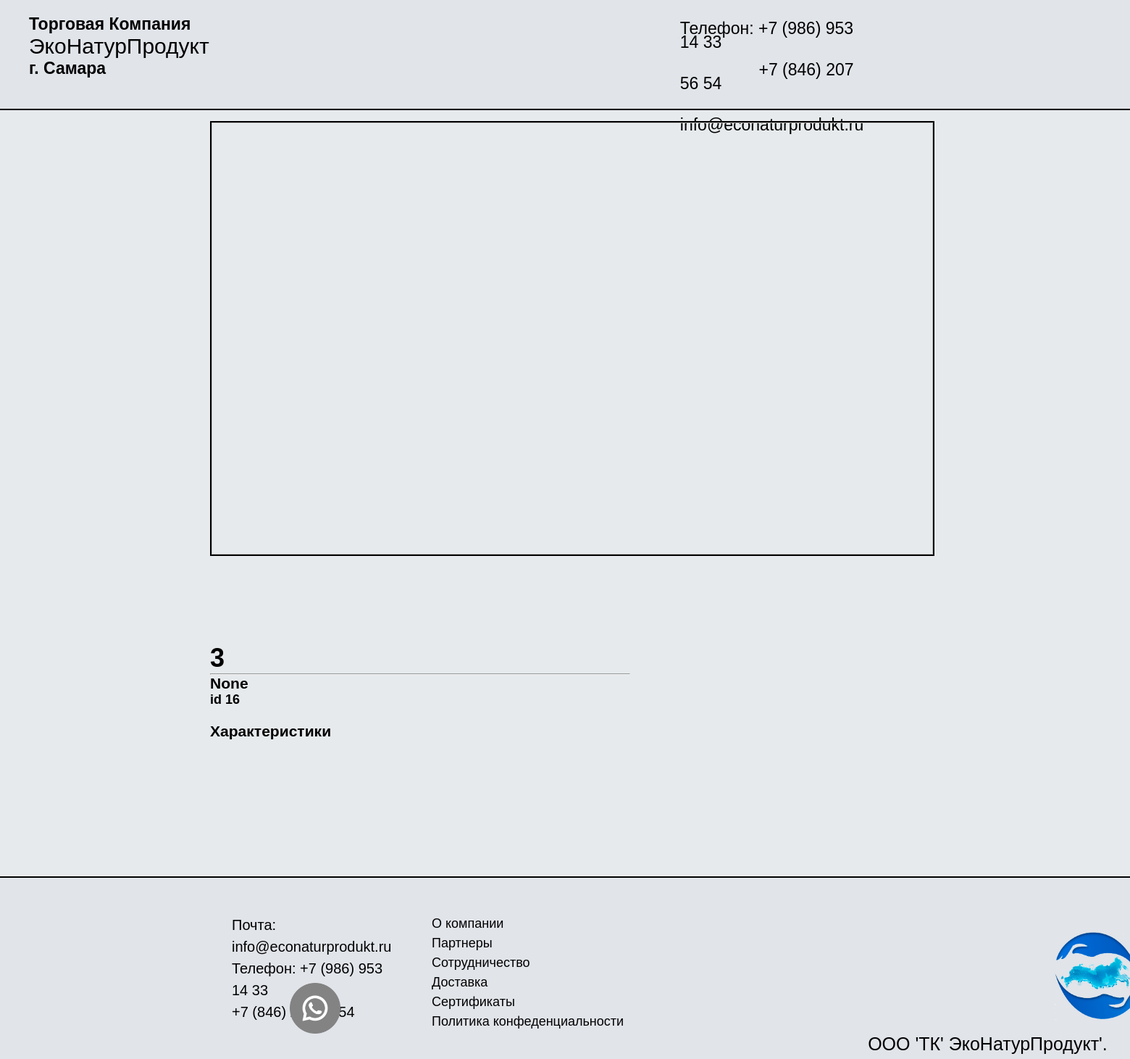
The app's page /product/16 with its own data.
### visit/models.py (models this page shows, shortened)
class Product(models.Model):
    name = models.CharField(max_length=150, verbose_name='Название')
    product_code = models.CharField(max_length=150, verbose_name='Код Товара 1', null=True, blank=True)
    weight = models.CharField(max_length=150, verbose_name='Вес продукции 1', null=True, blank=True)
    prise = models.CharField(max_length=150, verbose_name='Цена продукции 1', null=True, blank=True)
    product_code_2 = models.CharField(max_length=150, verbose_name='Код Товара 2', null=True, blank=True)
    weight_2 = models.CharField(max_length=150, verbose_name='Вес продукции 2', null=True, blank=True)
    prise_2 = models.CharField(max_length=150, verbose_name='Цена продукции 1', null=True, blank=True)
    product_code_3 = models.CharField(max_length=150, verbose_name='Код Товара 3', null=True, blank=True)
    weight_3 = models.CharField(max_length=150, verbose_name='Вес продукции 3', null=True, blank=True)
    prise_3 = models.CharField(max_length=150, verbose_name='Цена продукции 1', null=True, blank=True)
    product_code_4 = models.CharField(max_length=150, verbose_name='Код Товара 4', null=True, blank=True)
    weight_4 = models.CharField(max_length=150, verbose_name='Вес продукции 4', null=True, blank=True)
    prise_4 = models.CharField(max_length=150, verbose_name='Цена продукции 1', null=True, blank=True)
    product_code_5 = models.CharField(max_length=150, verbose_name='Код Товара 5', null=True, blank=True)
    weight_5 = models.CharField(max_length=150, verbose_name='Вес продукции 5', null=True, blank=True)
    prise_5 = models.CharField(max_length=150, verbose_name='Цена продукции 1', null=True, blank=True)
    product_code_6 = models.CharField(max_length=150, verbose_name='Код Товара 6', null=True, blank=True)
    weight_6 = models.CharField(max_length=150, verbose_name='Вес продукции 6', null=True, blank=True)
    prise_6 = models.CharField(max_length=150, verbose_name='Цена продукции 1', null=True, blank=True)
    product_sku = models.CharField(max_length=150, verbose_name='Артикул товара', null=True, blank=True)
    manufacturer = models.CharField(max_length=150, verbose_name='Производитель', null=True, blank=True)
    description = models.TextField(blank=True, verbose_name='Описание', null=True)
    image_1 = models.ImageField(blank = True, verbose_name='Главное фото продукта')
    image_2 = models.ImageField(blank = True, verbose_name='Фото продукта')
    image_3 = models.ImageField(blank = True, verbose_name='Фото продукта')
    image_4 = models.ImageField(blank = True, verbose_name='Фото продукта')
    image_5 = models.ImageField(blank = True, verbose_name='Фото продукта')
    image_6 = models.ImageField(blank = True, verbose_name='Фото продукта')
    country_of_origin = models.CharField(max_length=150, verbose_name='Страна производства', null=True, blank=True)
    composition = models.TextField(max_length=355, verbose_name='Состав', null=True, blank=True)
    nutritional_value_of_100_grams = models.CharField(max_length=150, verbose_name='Пищевая ценность 100 грамм', null=True, blank=True)
    energy_value = models.CharField(max_length=150, verbose_name='Энергетическая ценность', null=True, blank=True)
    best_before_date = models.CharField(max_length=150, verbose_name='Срок годности', null=True, blank=True)
    type_of_packaging = models.CharField(max_length=150, verbose_name='Тип упаковки', null=True, blank=True)
    price_is_for = models.CharField(max_length=150, verbose_name='Цена указана за', null=True, blank=True)
    availability = models.BooleanField(default=True, verbose_name='Наличие товара')
    is_published = models.BooleanField(default=True, verbose_name='Опубликовано')
    category = models.ForeignKey(Category, on_delete=models.CASCADE, verbose_name='Категория')
    subcategory =  models.ForeignKey(Subcategory, on_delete=models.CASCADE, verbose_name='Подкатегория')
    class Meta:
        verbose_name = 'Продукт'
        verbose_name_plural = 'Продукты'
        ordering = ['name']

### visit/views.py (the view)
# urls.py: path('product/<int:product_pk>', product_big, name='product_big'),
def product_big(request, product_pk):
    if request.method == 'GET' and request.GET.get('download'):
        return download(request)
    product = Product.objects.get(pk=product_pk)
    context = {
    'product':product
    }
    return render(request, template_name='visit/product_big.html', context=context)

### visit/templates/visit/product_big.html (shortened to what this page needs)
<!DOCTYPE html>
<html lang="ru">
<head>
  <link rel="stylesheet" href="/static/visit/css/main.css">
</head>
<body>
  <div id="container">
<header class="header">
        <div class="header_container">
            <div class="header_info">
                <p class="name_header">Торговая Компания</p>
                <p class="name_header_2">ЭкоНатурПродукт</p>
                <p class="name_header_3">г. Самара</p>
            </div>
                <a class="navi_link">Телефон:  +7 (986) 953 14 33 <br><br>&nbsp &nbsp &nbsp &nbsp &nbsp &nbsp &nbsp &nbsp &nbsp+7 (846) 207 56 54<br><br>&nbsp &nbsp &nbsp &nbsp info@econaturprodukt.ru</a>
            </div>
</header>
    <div id="content-wrapper">
      <div class="column">
        {% if product.image_1 %}
        <img id=featured src="/media/{{ product.image_1 }}">
        {% else %}
        <img id=featured>
        {% endif %}
        <div id="slide-wrapper" >
        </div>
      </div>
      <div class="column">
        <h1>{{ product.name }}</h1>
        <hr>
        <h3>{{ product.prise }}</h3>
        <h4>id {{ product.pk }}</h4>
        <br>
        <h3>Характеристики</h3>
      </div>
    </div>
    <footer class="footer">
      <div class="footer_wrap">
        <div class="first">
          <p class="footer_info">Почта: info@econaturprodukt.ru <br>
            Телефон: +7 (986) 953 14 33<br>
            +7 (846) 207 56 54
          </p>
          <a href="https://api.whatsapp.com/send?phone=79869531433"><img class="whatsapp" src="/static/visit/icon/whatsapp.png"></a>
        </div>
        <div class="second">
          <a href="#" class="links_style">О компании</a>
          <a href="#" class="links_style">Партнеры</a>
          <a href="#" class="links_style">Сотрудничество</a>
          <a href="/delivery" class="links_style">Доставка</a>
          <a href="#" class="links_style">Сертификаты</a>
          <a href="https://rosstat.gov.ru/politika-konfidencialnosti" class="links_style">Политика конфеденциальности</a>
        </div>
        <div class="third">
          <p class="footer_company"><img src="/static/visit/logo/logo_compani.png"></p>
          <p class="footer_OOO">ООО 'ТК' ЭкоНатурПродукт'.</p>
        </div>
      </div>
    </footer>
  </div>
</body>
</html>

### visit/static/visit/css/main.css (style rules this page uses)
*, *::after, *::before { margin: 0; padding: 0; box-sizing: border-box; }
body { font-family: "RobotoLight", Helvetica, Arial; font-size: 18px; font-style: normal; overflow: hidden; background: #e6eaec; background-size: 30px 30px; position:relative; overflow: auto; padding-bottom: 20%; min-width: 1100px; margin:auto; }
.header { background-color: #e1e4e9; border-bottom: 2px solid; }
img { display: inline-block; max-width: 100%; height: auto; vertical-align: middle; margin-top: 5px; }
.header_container { display: flex; max-width: 1500px; height: 150px; left: 25%; margin: 0 auto; width: 100%; background: #e1e4e9; }
.navi_link { line-height: 19px; text-decoration: none; display: inline-block; margin-left: 650px; margin-top: 30px; color: black; transition: 0.4s ease; font-size: 23px; font-weight: 500; }
.header_info { display: flex; flex-direction: column; text-align: left; margin-top: 20px; }
.name_header { text-align: left; padding-left: 10px; font-size: 23px; font-weight: 600; }
.name_header_2 { text-align: left; padding-left: 10px; font-size: 30px; font-weight: 500; }
.name_header_3 { text-align: left; padding-left: 10px; font-size: 23px; font-weight: 600; }
.footer { position: absolute; border-top: 2px solid; bottom: 0; width: 100%; height: 10%; }
.footer_wrap { display: flex; background: #e1e4e9; }
.first { display: flex; flex-direction: column; height: 250px; width: 35%; }
.footer_info { display: flex; flex-direction: row; margin-top: 50px; padding-left: 320px; height: 10%; font-size: 20px; line-height: 1.5; }
.whatsapp { width: 70px; height: 70px; margin-top: 70px; margin-left: 400px; filter: grayscale(1); transition: 0.5s; }
.second { padding-top: 50px; height: 250px; display: flex; flex-direction: column; line-height: 1.5; width: 25%; padding-left: 50px; }
.links_style { text-decoration: none; color: black; }
.third { height: 250px; width: 40%; }
.footer_company { width: 120px; height: 120px; margin-top: 70px; margin-left: 520px; position: absolute; }
.footer_OOO { text-align: right; font-size: 25px; margin-right: 5%; margin-top: 215px; }
#content-wrapper { margin-left: auto; margin-right: auto; max-width: 1000px; display: flex; flex-wrap: wrap; align-items: center; }
.column { width: 600px; padding: 10px; }
#featured { min-width: 1000px; max-width: 1000px; max-height: 600px; min-height: 600px; object-fit: cover; cursor: pointer; border: 2px solid black; }
#slide-wrapper { display: flex; min-height: 100px; align-items: center; }

### records on screen
Product: name "3", prise "None", pk "16"
